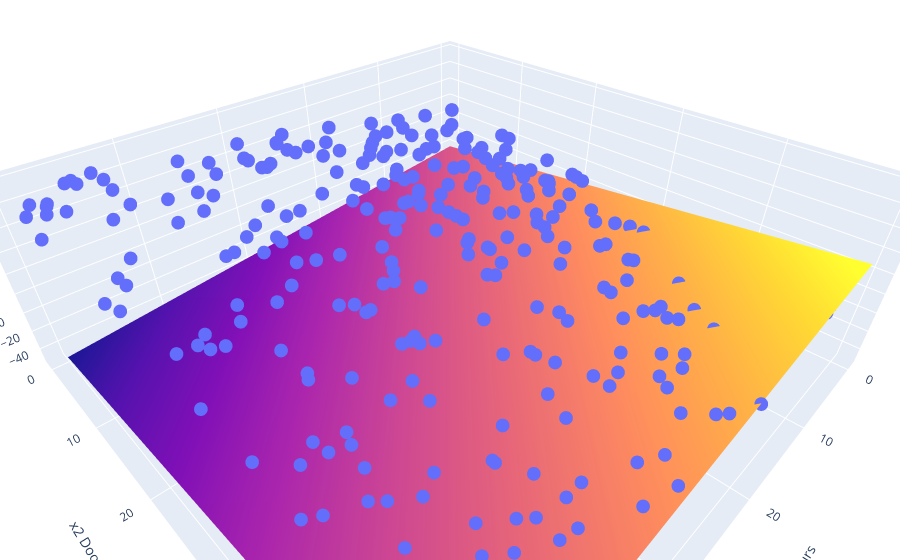

The notebook cell saved with this chart:
### Code cell
plot_multiple_lin_reg(df, "y Exam Grade", beta_bad)

### Figure 1 — Plotly figure (JSON) as saved in the notebook; plotly's stock layout.template omitted (floating-point values rounded to 4 significant figures; data arrays with more than 128 entries replaced by an {"elided": "..."} marker saying what was removed)
{"data": [{"hovertemplate": "x1 Study Hours=%{x}<br>x2 Doomscrolling Hours=%{y}<br>y Exam Grade=%{z}<extra></extra>", "legendgroup": "", "marker": {"color": "#636efa", "symbol": "circle"}, "mode": "markers", "name": "", "scene": "scene", "showlegend": false, "type": "scatter3d", "x": {"elided": "300 float values"}, "y": {"elided": "300 float values"}, "z": {"elided": "300 float values"}}, {"showscale": false, "type": "surface", "x": [0.03321, 5.584, 11.13, 16.69, 22.24, 27.79, 33.34, 38.89, 44.44, 49.99], "y": [0.0273, 5.576, 11.12, 16.67, 22.22, 27.77, 33.32, 38.87, 44.42, 49.96], "z": [[-0.005913, -5.557, -11.11, -16.66, -22.21, -27.76, -33.31, -38.86, -44.41, -49.96], [5.543, -0.008203, -5.559, -11.11, -16.66, -22.21, -27.76, -33.31, -38.86, -44.41], [11.09, 5.54, -0.01049, -5.561, -11.11, -16.66, -22.21, -27.76, -33.32, -38.87], [16.64, 11.09, 5.538, -0.01278, -5.564, -11.11, -16.67, -22.22, -27.77, -33.32], [22.19, 16.64, 11.09, 5.536, -0.01508, -5.566, -11.12, -16.67, -22.22, -27.77], [27.74, 22.19, 16.64, 11.08, 5.533, -0.01737, -5.568, -11.12, -16.67, -22.22], [33.29, 27.73, 22.18, 16.63, 11.08, 5.531, -0.01966, -5.57, -11.12, -16.67], [38.83, 33.28, 27.73, 22.18, 16.63, 11.08, 5.529, -0.02195, -5.573, -11.12], [44.38, 38.83, 33.28, 27.73, 22.18, 16.63, 11.08, 5.527, -0.02424, -5.575], [49.93, 44.38, 38.83, 33.28, 27.73, 22.18, 16.63, 11.08, 5.524, -0.02653]]}], "layout": {"legend": {"tracegroupgap": 0}, "margin": {"b": 0, "l": 0, "r": 0, "t": 0}, "scene": {"aspectratio": {"x": 2, "y": 2, "z": 0.7}, "domain": {"x": [0, 1], "y": [0, 1]}, "xaxis": {"title": {"text": "x1 Study Hours"}}, "yaxis": {"title": {"text": "x2 Doomscrolling Hours"}}, "zaxis": {"title": {"text": "y Exam Grade"}}}}}
